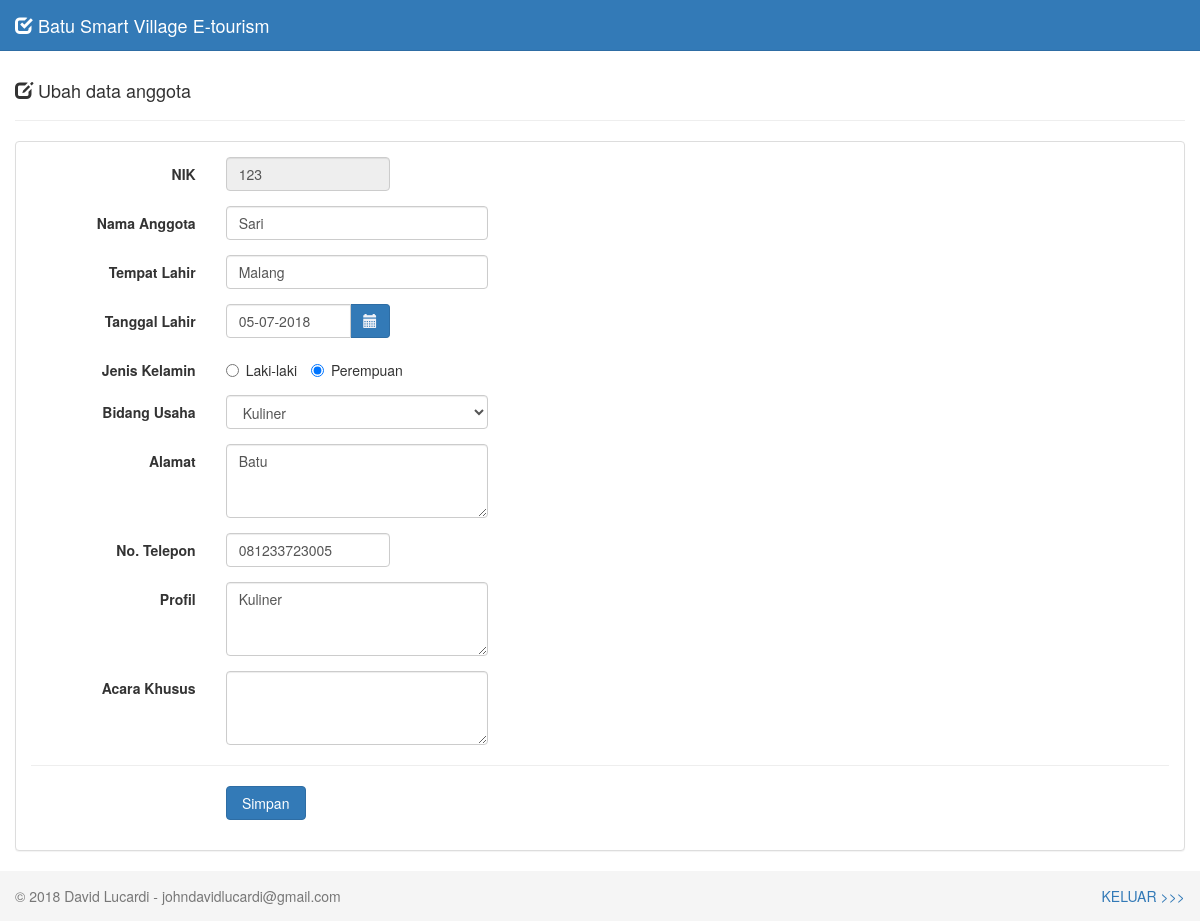
Page /admineco/welcome.php?page=ubah&id=123 (signed in) on the committed database.
### tables this page shows
CREATE TABLE IF NOT EXISTS `bsv_anggota` (
  `nik` varchar(16) NOT NULL,
  `nama` varchar(30) NOT NULL,
  `tempat_lahir` varchar(30) NOT NULL,
  `tanggal_lahir` date NOT NULL,
  `jenis_kelamin` enum('Laki-laki','Perempuan') NOT NULL,
  `bidang` varchar(20) NOT NULL,
  `alamat` varchar(100) NOT NULL,
  `no_telepon` varchar(12) NOT NULL,
  `profil` varchar(255) NOT NULL,
  `event` varchar(255) NOT NULL
);

### admineco/form-ubah.php (the view, shortened to what this page needs)
<div class="row">
  <div class="col-md-12">
    <div class="page-header">
      <h4>
        <i class="glyphicon glyphicon-edit"></i>
        Ubah data anggota
      </h4>
    </div>
    <?php
    if (isset($_GET['id'])) {
      $nik  = $_GET['id'];
      $sql  = mysql_query("SELECT * FROM bsv_anggota WHERE nik='$nik'");
      $data = mysql_fetch_assoc($sql);
      $tanggal        = $data['tanggal_lahir'];
      $tgl            = explode('-',$tanggal);
      $tanggal_lahir  = $tgl[2]."-".$tgl[1]."-".$tgl[0];
    }
    ?>
    <div class="panel panel-default">
      <div class="panel-body">
        <form class="form-horizontal" method="POST" action="proses-ubah.php">
          <div class="form-group">
            <label class="col-sm-2 control-label">NIK</label>
            <div class="col-sm-2">
              <input type="text" class="form-control" name="nik" value="<?php echo $data['nik']; ?>" readonly>
            </div>
          </div>
          <div class="form-group">
            <label class="col-sm-2 control-label">Nama Anggota</label>
            <div class="col-sm-3">
              <input type="text" class="form-control" name="nama" autocomplete="off" value="<?php echo $data['nama']; ?>" required>
            </div>
          </div>
          <div class="form-group">
            <label class="col-sm-2 control-label">Tempat Lahir</label>
            <div class="col-sm-3">
              <input type="text" class="form-control" name="tempat_lahir" autocomplete="off" value="<?php echo $data['tempat_lahir']; ?>" required>
            </div>
          </div>
          <div class="form-group">
            <label class="col-sm-2 control-label">Tanggal Lahir</label>
            <div class="col-sm-2">
              <div class="input-group">
                <input type="text" class="form-control date-picker" data-date-format="dd-mm-yyyy" name="tanggal_lahir" autocomplete="off" value="<?php echo $tanggal_lahir; ?>" required>
                <span class="input-group-addon">
                  <i class="glyphicon glyphicon-calendar"></i>
                </span>
              </div>
            </div>
          </div>
          <div class="form-group">
            <label class="col-sm-2 control-label">Jenis Kelamin</label>
            <div class="col-sm-4">
            <?php
            if ($data['jenis_kelamin']=='Laki-laki') { ?>
              <label class="radio-inline">
                <input type="radio" name="jenis_kelamin" value="Laki-laki" checked> Laki-laki
              </label>
              <label class="radio-inline">
                <input type="radio" name="jenis_kelamin" value="Perempuan"> Perempuan
              </label>
            <?php
            } else { ?>
              <label class="radio-inline">
                <input type="radio" name="jenis_kelamin" value="Laki-laki"> Laki-laki
              </label>
              <label class="radio-inline">
                <input type="radio" name="jenis_kelamin" value="Perempuan" checked> Perempuan
              </label>
            <?php
            }
            ?>
            </div>
          </div>
          <div class="form-group">
            <label class="col-sm-2 control-label">Bidang Usaha</label>
            <div class="col-sm-3">
              <select class="form-control" name="bidang" placeholder="Pilih Bidang Usaha" required>
                <option value="<?php echo $data['bidang']; ?>"><?php echo $data['bidang']; ?></option>
              </select>
            </div>
          </div>
          <div class="form-group">
            <label class="col-sm-2 control-label">Alamat</label>
            <div class="col-sm-3">
              <textarea class="form-control" name="alamat" rows="3" required><?php echo $data['alamat']; ?></textarea>
            </div>
          </div>
          <div class="form-group">
            <label class="col-sm-2 control-label">No. Telepon</label>
            <div class="col-sm-2">
              <input type="text" class="form-control" name="no_telepon" autocomplete="off" maxlength="12" onKeyPress="return goodchars(event,'0123456789',this)" value="<?php echo $data['no_telepon']; ?>" required>
            </div>
          </div>
	<div class="form-group">
            <label class="col-sm-2 control-label">Profil</label>
            <div class="col-sm-3">
              <textarea class="form-control" name="profil" rows="3" required><?php echo $data['profil']; ?></textarea>
            </div>
          </div>
	<div class="form-group">
            <label class="col-sm-2 control-label">Acara Khusus</label>
            <div class="col-sm-3">
              <textarea class="form-control" name="event" rows="3" required><?php echo $data['event']; ?></textarea>
            </div>
          </div>
          <hr/>
          <div class="form-group">
            <div class="col-sm-offset-2 col-sm-10">
              <input type="submit" class="btn btn-primary btn-submit" name="simpan" value="Simpan">
            </div>
          </div>
        </form>
      </div>
    </div>
  </div>
</div>

### admineco/assets/css/style.css (style rules this page uses)
body { padding-top: 40px; }
.input-group-addon { background-color: #337ab7; border: 1px solid #2e6da4; border-radius: 4px; color: #f1f2f7; }
.btn-submit { width: 80px; }

### rows in the picture
bsv_anggota: nik "123", nama "Sari", tempat_lahir "Malang", tanggal_lahir "05-07-2018", bidang "Kuliner", alamat "Batu", no_telepon "081233723005", profil "Kuliner"

### other values in the picture
$_SESSION['email'] "johndavidlucardi@gmail.com"
